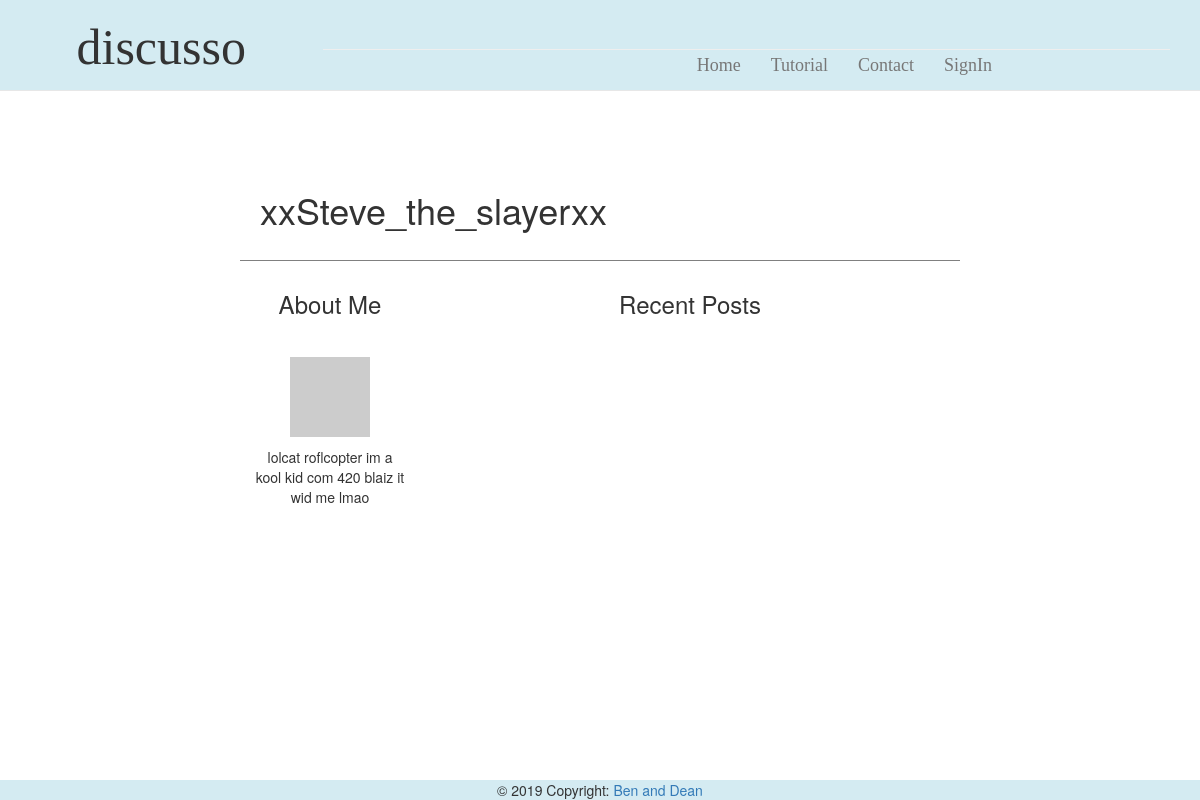
Screenshot of /profile/0 with the database file from the repository.
### app/models.py (models this page shows, shortened)
class User(UserMixin, db.Model):
    id = db.Column(db.Integer, primary_key=True)
    username = db.Column(db.String(64), index=True, unique=True)
    bio = db.Column(db.String(248))
    passwd_hash = db.Column(db.String(128))
    email = db.Column(db.String(120), index=True, unique=True)
    admin = db.Column(db.Boolean)
    def avatar(self, size):
        digest = md5(self.email.lower().encode('utf-8')).hexdigest()
        return 'https://www.gravatar.com/avatar/{}?d=identicon&s={}'.format(
            digest, size)
    posts = db.relationship('Post', backref='author', lazy='dynamic')
    replies = db.relationship('Reply', backref='author', lazy='dynamic')

### app/routes.py (the view)
@app.route('/profile/<userid>')
def profile(userid):
    allPost= Post.query.all()
    myUser = User.query.get(userid)
    if myUser == None:
        return redirect(url_for('homepage'))
    return render_template('profile.html', title='Profile', user=myUser, post=allPost)

### app/templates/profile.html (shortened to what this page needs)
{% extends "topbar.html" %}
{% block content %}
<div class="container-fluid">
  <div class="leftSide col-lg-2">
  </div>
  <div class="mainArea col-lg-8">
    <div class="container-fluid">
      <div class="special">
        <h1> {{user.username}}</h1>
      </div>
      <div class="profileLeft col-lg-3">
        <h3>About Me</h3>
        <br>
        <div class="imgBox">
          <img src="{{ user.avatar(128) }}">
        </div>
        <p> {{user.bio}}</p>
      </div>
      <div class="profileRight col-lg-9">
        <h3>Recent Posts</h3>
      </div>
    </div>
  </div>
  <div class="leftSide col-lg-2">
  </div>
</div>
{% endblock %}

### app/static/stylesheet.css (style rules this page uses)
@media (min-width: 900px) { body { padding-top: 150px; } }
.special { padding: 20px; border-bottom: 1px solid grey; margin-bottom: 10px; }
.profileLeft { text-align: center; }
.profileRight { text-align: center; }
.imgBox { padding: 10px; text-align: center; }

### rows the page displays
User: username "xxSteve_the_slayerxx", bio "lolcat roflcopter im a kool kid com 420 blaiz it wid me lmao"
